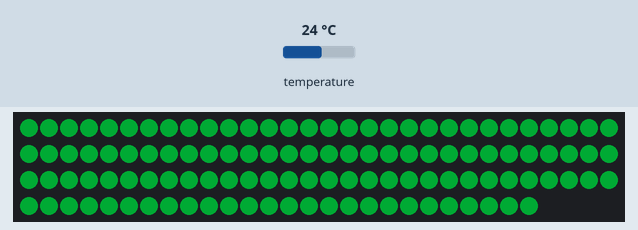
The sketch below on a simulated Arduino Uno, built with avr-gcc and run on an emulated ATmega328P. Parts: 116 RGB LEDs in strip order, left to right, continuing on the next row. Inputs (shaded band) come from the test bench; at power-on: temperature 24 °C. Dim RGB values are drawn brighter than linear; what the sketch prints to the serial monitor is not drawn.

Above: at 1.3 s.
1.4 s: temperature set to 28 °C
At 4.2 s:
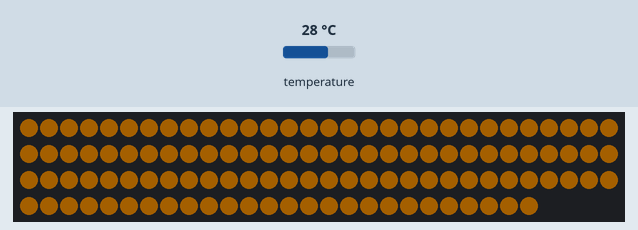
4.5 s: temperature set to 12 °C
At 6.7 s:
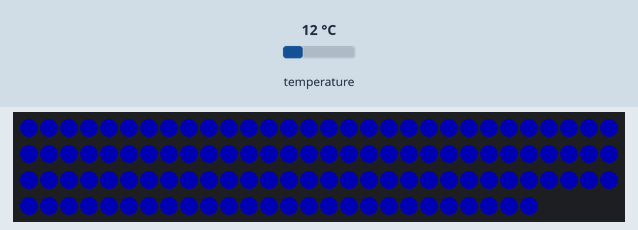
7.5 s: temperature set to 33 °C
At 8.94 s:
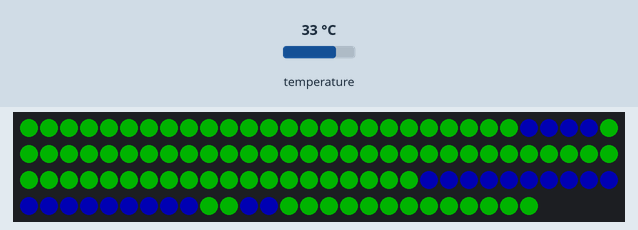
Timing chart, 0 to 10.5 s (numbered marks = the images above; inputs shaded):
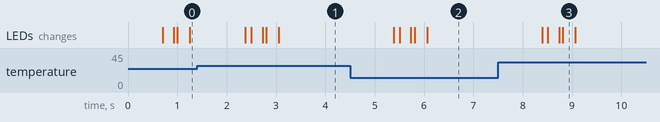

The sketch:

sensor_interp.ino
```cpp
// Interpolate a grid of sensor data into a larger grid and use it to light a bunch of Adafruit Neopixels.
// In this case, the sensor is an 8x8 AMG88XX IR camera.

#include <Adafruit_NeoPixel_ZeroDMA.h>
#define PIN        5
#define NUM_PIXELS 116

#define CAMERA_RES    8
#define INTERP_RES    23

Adafruit_NeoPixel_ZeroDMA strip(NUM_PIXELS, PIN, NEO_GRB);

#include <Wire.h>
#include <Adafruit_AMG88xx.h>

Adafruit_AMG88xx amg;

float pixels[AMG88xx_PIXEL_ARRAY_SIZE];

#define MINTEMP 19 // Low range of the sensor (this will be blue on the screen)
#define MAXTEMP 32 // High range of the sensor (this will be red on the screen)

// LED array. Defines pixels a grid rather than chain.
int ledArray[23][23] =
{
  { -1, -1, -1, -1, -1, -1, -1, -1, -1, -1, -1, -1, -1, -1, -1, -1, -1, -1, -1, -1, -1, -1, -1},
  { -1, -1, -1, -1, -1, -1, -1, -1, -1, -1, 5, 6, -1, -1, -1, -1, -1, -1, -1, -1, -1, -1, -1},
  { -1, -1, -1, -1, -1, -1, -1, -1, -1, -1, 4, 7, -1, -1, -1, -1, -1, -1, -1, -1, -1, -1, -1},
  { -1, -1, -1, -1, -1, -1, -1, -1, -1, -1, 3, 8, -1, -1, -1, -1, -1, -1, -1, -1, -1, -1, -1},
  { -1, -1, -1, -1, -1, -1, -1, -1, -1, -1, 2, 9, -1, -1, -1, -1, -1, -1, -1, -1, -1, -1, -1},
  { -1, -1, -1, -1, -1, -1, -1, -1, -1, -1, 1, 10, -1, -1, -1, -1, -1, -1, -1, -1, -1, -1, -1},
  { -1, -1, -1, -1, -1, -1, -1, -1, -1, -1, 0, 11, -1, -1, -1, -1, -1, -1, -1, -1, -1, -1, -1},
  { -1, -1, -1, -1, -1, -1, -1, -1, -1, -1, -1, -1, -1, -1, -1, -1, -1, -1, -1, -1, -1, -1, -1},
  { -1, -1, -1, -1, -1, -1, -1, -1, -1, 42, 32, -1, 20, 19, -1, -1, -1, -1, -1, -1, -1, -1, -1},
  { -1, -1, -1, -1, -1, -1, -1, -1, 43, 41, 33, 31, 21, 18, 12, -1, -1, -1, -1, -1, -1, -1, -1},
  { -1, -1, -1, -1, -1, -1, -1, -1, 44, 40, 34, 30, 22, 17, 13, -1, -1, -1, -1, -1, -1, -1, -1},
  { -1, -1, -1, -1, -1, -1, -1, -1, 45, 39, 35, 29, 23, 16, 14, -1, -1, -1, -1, -1, -1, -1, -1},
  { -1, -1, -1, -1, -1, -1, -1, -1, -1, 38, 36, 28, 24, 15, -1, -1, -1, -1, -1, -1, -1, -1, -1},
  { -1, -1, -1, -1, -1, -1, -1, -1, -1, -1, 37, 27, 25, -1, -1, -1, -1, -1, -1, -1, -1, -1, -1},
  { -1, -1, -1, -1, -1, -1, -1, -1, -1, -1, -1, 26, -1, -1, -1, -1, -1, -1, -1, -1, -1, -1, -1},
  { -1, -1, -1, -1, -1, -1, -1, -1, -1, -1, -1, -1, -1, -1, -1, -1, -1, -1, -1, -1, -1, -1, -1},
  { -1, 51, 52, -1, -1, -1, 62, 70, -1, -1, 76, -1, 80, -1, 91, 95, -1, -1, -1, 106, 107, 112, -1},
  { 46, 50, 53, 59, 60, -1, 63, 69, -1, -1, 77, -1, 81, 90, -1, 94, 96, -1, 99, 105, -1, -1, 113},
  { -1, 49, 54, -1, -1, -1, 64, 68, 71, -1, 78, -1, 82, 89, -1, -1, 97, -1, 100, 104, 108, 111, 114},
  { -1, 48, 55, -1, -1, -1, -1, 67, 72, -1, 79, -1, 83, 88, -1, -1, 98, -1, 101, 103, -1, -1, -1},
  { -1, 47, 56, -1, -1, -1, -1, -1, 73, 75, -1, -1, 84, 87, 92, 93, -1, -1, -1, 102, 109, 110, 115},
  { -1, -1, 57, 58, 61, -1, 65, 66, 74, -1, -1, -1, 85, 86, -1, -1, -1, -1, -1, -1, -1, -1, -1},
  { -1, -1, -1, -1, -1, -1, -1, -1, -1, -1, -1, -1, -1, -1, -1, -1, -1, -1, -1, -1, -1, -1, -1},

};

void setup() {

  // Lights
  strip.begin();
  strip.setBrightness(60);
  strip.show();

  // Camera
  Serial.begin(9600);
  Serial.println(F("AMG88xx pixels"));

  bool status;

  // default camera settings
  status = amg.begin();
  if (!status) {
      Serial.println("Could not find a valid AMG88xx sensor, check wiring!");
      while (1);
  }

  delay(100); // let sensor boot up

}

void loop() {

  // Read all the camera pixels
  amg.readPixels(pixels);

  // Iterate through array converting temperature value to color index (0-255)
  int i;
  int pixels_color[AMG88xx_PIXEL_ARRAY_SIZE];
  for(i=0; i<(AMG88xx_PIXEL_ARRAY_SIZE); i++) {
    int colorIndex = map(pixels[i], MINTEMP, MAXTEMP, 0, 255);
    pixels_color[i] = constrain(colorIndex, 0, 255);
  }

  // Interpolate color values to larger grid
  int pixels_color_interp[INTERP_RES * INTERP_RES];
  interpolate(pixels_color, pixels_color_interp);

  // Draw the pixels
  int pixels_color_interp_2d[INTERP_RES][INTERP_RES];
  int count = 0;
  for (int column = 0; column < INTERP_RES; column++) {
    for (int row = 0; row < INTERP_RES; row++) {

      // Convert to 2d array
      pixels_color_interp_2d[column][row] = pixels_color_interp[count];
      count++;

      // Check for holes, set the color
      int led = ledArray[row][column];
      if (led != -1) {
        strip.setPixelColor(led, Rainbow(pixels_color_interp_2d[row][column]));
        strip.show();
      }

    }
  }

}

// Input a value 0 to 256 to get a color value.
// The colors are a transition b - g - r.
uint32_t Rainbow(byte RainbowPos) {
  if(RainbowPos <= 128) {
    return strip.Color(0, RainbowPos * 2, 255 - RainbowPos * 2);
  }
  else {
    RainbowPos = 256 - RainbowPos;
    return strip.Color(RainbowPos * 2, 255 - RainbowPos * 2, 0);
  }
}

//Roland's function
int val(int camera[CAMERA_RES * CAMERA_RES], int x, int y) {
  return camera[y * CAMERA_RES + x];
}

void set(int out[INTERP_RES * INTERP_RES], int x, int y, int val) {
  out[y * INTERP_RES + x] = val;
}

void interpolate(int camera[CAMERA_RES * CAMERA_RES], int out[INTERP_RES * INTERP_RES]) {
  int ox, oy;
  int lx, ly;
  int sum;
  int wt;

  for (ox = 0; ox < INTERP_RES; ++ox) {
    for (oy = 0; oy < INTERP_RES; ++oy) {
      // Four cases: corners get exact value
      // edges just interpolate along one axis
      // otherwise weighted average of four points
      sum = 0;
      lx = ox * (CAMERA_RES - 1) / (INTERP_RES - 1);
      ly = oy * (CAMERA_RES - 1) / (INTERP_RES - 1);
      if (ox == 0 || ox == INTERP_RES - 1) {
        if (oy == 0 || oy == INTERP_RES - 1) {
          set(out, ox, oy, val(camera, lx, ly));
        } else {
          wt = (INTERP_RES - 1) - oy * (CAMERA_RES - 1) + ly * (INTERP_RES - 1);
          sum = val(camera, lx, ly) * wt + val(camera, lx, ly + 1) * (INTERP_RES - 1 - wt);
          set(out, ox, oy, sum / (INTERP_RES - 1));
        }
      } else {
        if (oy == 0 || oy == INTERP_RES - 1) {
          wt = (INTERP_RES - 1) - ox * (CAMERA_RES - 1) + lx * (INTERP_RES - 1);
          sum = val(camera, lx, ly) * wt + val(camera, lx + 1, ly) * (INTERP_RES - 1 - wt);
          set(out, ox, oy, sum / (INTERP_RES - 1));
        } else {
          // the complicated case, find 4 corners
          // the last case, the four points are (lx, ly), (lx + 1, ly), (lx, ly + 1)
          // and (lx + 1, ly + 1).  interpolate to the mid point on the top edge
          // and bottom edges and then interpolate between those two values.
          wt = (INTERP_RES - 1) - ox * (CAMERA_RES - 1) + lx * (INTERP_RES - 1);
          sum = val(camera, lx, ly) * wt + val(camera, lx + 1, ly) * (INTERP_RES - 1 - wt);
          int tv = sum / (INTERP_RES - 1);
          sum = val(camera, lx, ly + 1) * wt + val(camera, lx + 1, ly + 1) * (INTERP_RES - 1 - wt);
          int bv = sum / (INTERP_RES - 1);
          wt = (INTERP_RES - 1) - oy * (CAMERA_RES - 1) + ly * (INTERP_RES - 1);
          sum = tv * wt + bv * (INTERP_RES - 1 - wt);
          set(out, ox, oy, sum / (INTERP_RES - 1));
        }
      }

    }
  }
}
```

Measured:
- after the input at 1.4 s, the LEDs: first change after 0.98 s (image 1 shows a later state)
- after the input at 4.5 s, the LEDs: first change after 0.89 s (image 2 shows a later state)
- after the input at 7.5 s, the LEDs: first change after 0.89 s (image 3 shows a later state)
